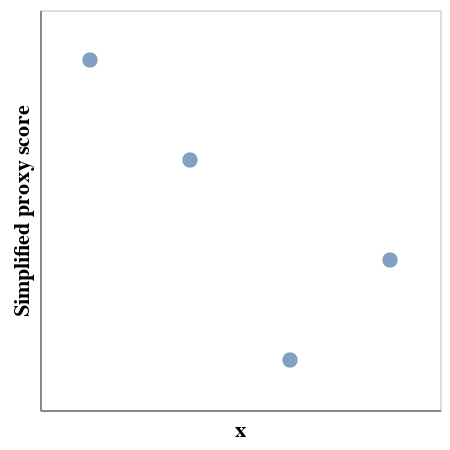

Notebook source saved alongside this figure:
### Code cell
np.random.seed(42)
predict = np.random.rand(8, 1)
proxy = np.random.choice(predict.ravel(), 4, replace=False).reshape(-1, 1)
field = np.random.choice(proxy.ravel(), 2, replace=False).reshape(-1, 1)


# build a suitable set of obsrved variables
Ypredict = (np.sin(predict + 10.5) + np.random.randn(*predict.shape) * 0.05)
Yproxy = (np.sin(proxy) + np.random.randn(*proxy.shape) * 0.05 )
Yfield = (np.sin(field) + np.random.randn(*field.shape) * 0.05 )

m = GPy.models.GPCoregionalizedRegression(X_list=[predict, proxy, field], 
                                          Y_list=[Ypredict, Yproxy, Yfield])


import pandas as pd
import altair as alt

observations = []
for x, y in zip(predict, Ypredict):
    observations.append({"x": x, "y": y, "T": "predict"})

for x, y in zip(proxy, Yproxy):
    observations.append({"x": x, "y": y, "T": "proxy"})
  
for x, y in zip(field, Yfield):
    observations.append({"x": x, "y": y, "T": "field"})
    
df = pd.DataFrame(observations)

def make_chart(_df, title):
    return alt.Chart(_df).mark_circle(size=60).encode(
            x=alt.X('x:O', axis=alt.Axis(values=list(range(1, 10, 1)))),
            y=alt.Y('y:O', axis=alt.Axis(title=title, values=list(range(0, 1, 1))))).properties(
            width=200,
            height=200
        )
    
make_chart(df[df["T"] == "proxy"], title="Field study score")

### Figure 1 — Vega-Lite specification as saved in the notebook (floating-point values rounded to 4 significant figures)
{"config": {"view": {"continuousWidth": 400, "continuousHeight": 300}}, "data": {"name": "data-7d41e6d7720904a49abc952570346af1"}, "mark": {"type": "circle", "size": 60}, "encoding": {"x": {"axis": {"values": [1, 2, 3, 4, 5, 6, 7, 8, 9]}, "field": "x", "type": "ordinal"}, "y": {"axis": {"title": "Simplified proxy score", "values": [0]}, "field": "y", "type": "ordinal"}}, "height": 200, "width": 200, "$schema": "https://vega.github.io/schema/vega-lite/v4.17.0.json", "datasets": {"data-7d41e6d7720904a49abc952570346af1": [{"x": [0.3745], "y": [0.4391], "T": "proxy"}, {"x": [0.05808], "y": [0.04676], "T": "proxy"}, {"x": [0.8662], "y": [0.7652], "T": "proxy"}, {"x": [0.9507], "y": [0.7426], "T": "proxy"}]}}
